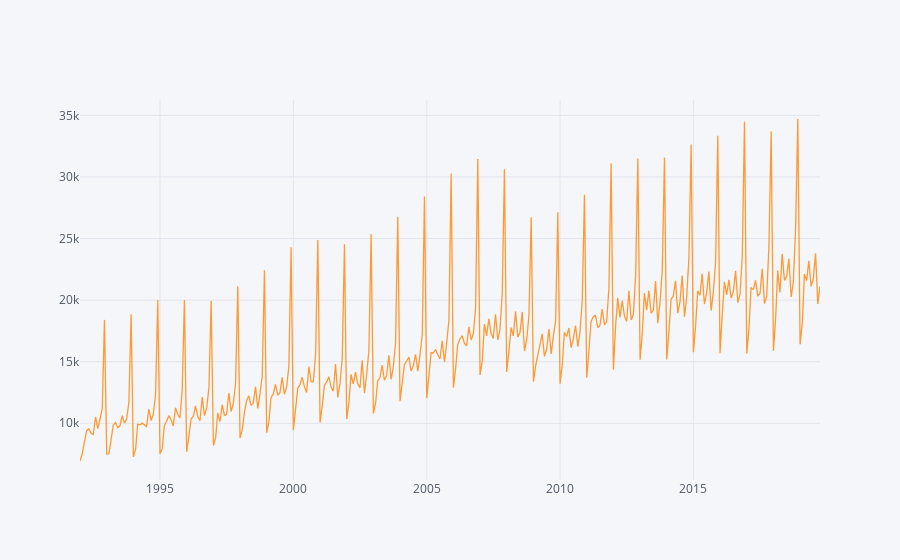

The notebook cell saved with this chart:
### Code cell
df.iplot()

### Figure 1 — Plotly figure (JSON) as saved in the notebook; plotly's stock layout.template omitted (floating-point values rounded to 4 significant figures; data arrays with more than 128 entries replaced by an {"elided": "..."} marker saying what was removed)
{"data": [{"line": {"color": "rgba(255, 153, 51, 1.0)", "dash": "solid", "shape": "linear", "width": 1.3}, "mode": "lines", "name": "Monthly_Sales", "text": "", "type": "scatter", "x": {"elided": "334 str values"}, "y": {"elided": "334 int values"}}], "layout": {"autosize": true, "legend": {"bgcolor": "#F5F6F9", "font": {"color": "#4D5663"}}, "paper_bgcolor": "#F5F6F9", "plot_bgcolor": "#F5F6F9", "title": {"font": {"color": "#4D5663"}}, "xaxis": {"autorange": true, "gridcolor": "#E1E5ED", "range": ["1992-01-01", "2019-10-01"], "showgrid": true, "tickfont": {"color": "#4D5663"}, "title": {"font": {"color": "#4D5663"}, "text": ""}, "type": "date", "zerolinecolor": "#E1E5ED"}, "yaxis": {"autorange": true, "gridcolor": "#E1E5ED", "range": [5395.0, 36250.0], "showgrid": true, "tickfont": {"color": "#4D5663"}, "title": {"font": {"color": "#4D5663"}, "text": ""}, "type": "linear", "zerolinecolor": "#E1E5ED"}}}
